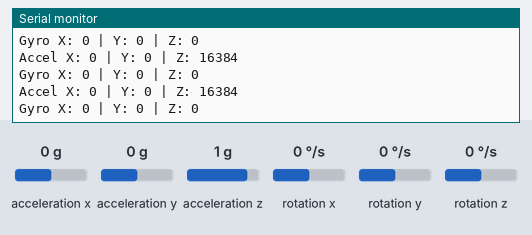
Recording of a sketch running on a simulated Arduino Uno, built with avr-gcc and run on an emulated ATmega328P. Shown: the last lines printed to the serial monitor. The test bench sets the inputs (shaded band); at power-on: acceleration x 0 g, acceleration y 0 g, acceleration z 1 g, rotation x 0 °/s, rotation y 0 °/s, rotation z 0 °/s.

Above: at 1.2 s.
1.3 s: acceleration x set to -1.4 g
At 1.89 s:
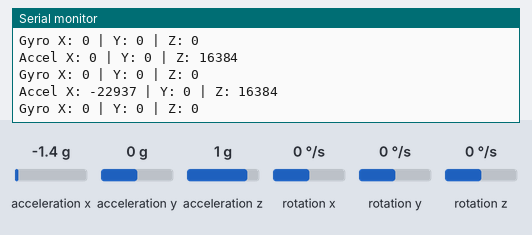
2.8 s: acceleration y set to -1.4 g
At 3.41 s:
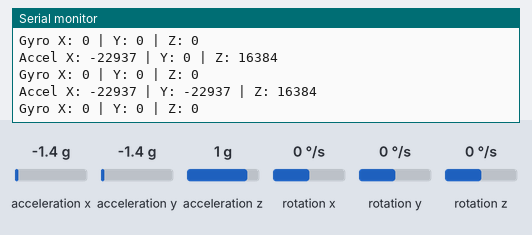
4.3 s: acceleration z set to -1.4 g
At 4.92 s:
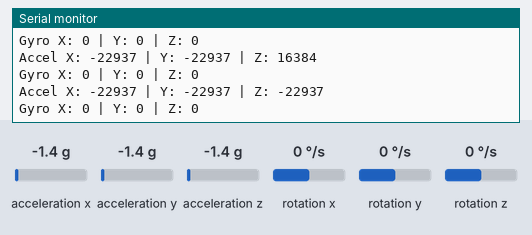
5.8 s: rotation x set to -192 °/s
At 6.44 s:
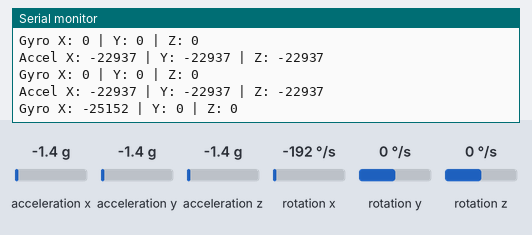
7.3 s: rotation y set to -192 °/s
At 7.46 s:
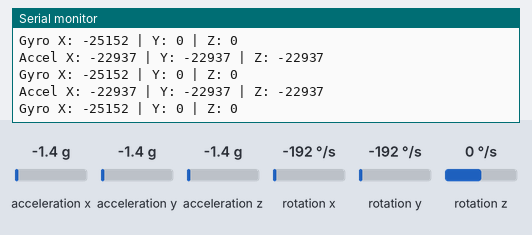
8.8 s: rotation z set to -192 °/s
At 9.01 s:
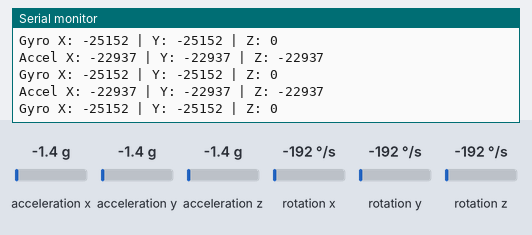

Measured:
- after the input at 1.3 s, the serial monitor: prints a new line after 0.26 s (image 1)
- after the input at 2.8 s, the serial monitor: prints a new line after 0.28 s (image 2)
- after the input at 4.3 s, the serial monitor: prints a new line after 0.29 s (image 3)
- after the input at 5.8 s, the serial monitor: prints a new line after 0.35 s (image 4)

The sketch:

gyro.ino
```cpp
#include <Wire.h>
#include <MPU6050.h>

MPU6050 mpu;

void setup() {
    Serial.begin(9600);
    Wire.begin();

    Serial.println("Initializing MPU6050...");
    mpu.initialize();

    if (mpu.testConnection()) {
        Serial.println("MPU6050 connected successfully!");
    } else {
        Serial.println("MPU6050 connection failed! Check wiring or I2C address.");
        while (1); // Halt execution
    }
}

void loop() {
    int16_t ax, ay, az;
    int16_t gx, gy, gz;

    mpu.getMotion6(&ax, &ay, &az, &gx, &gy, &gz);

    Serial.print("Accel X: "); Serial.print(ax);
    Serial.print(" | Y: "); Serial.print(ay);
    Serial.print(" | Z: "); Serial.println(az);

    Serial.print("Gyro X: "); Serial.print(gx);
    Serial.print(" | Y: "); Serial.print(gy);
    Serial.print(" | Z: "); Serial.println(gz);

    delay(500);
}
```
